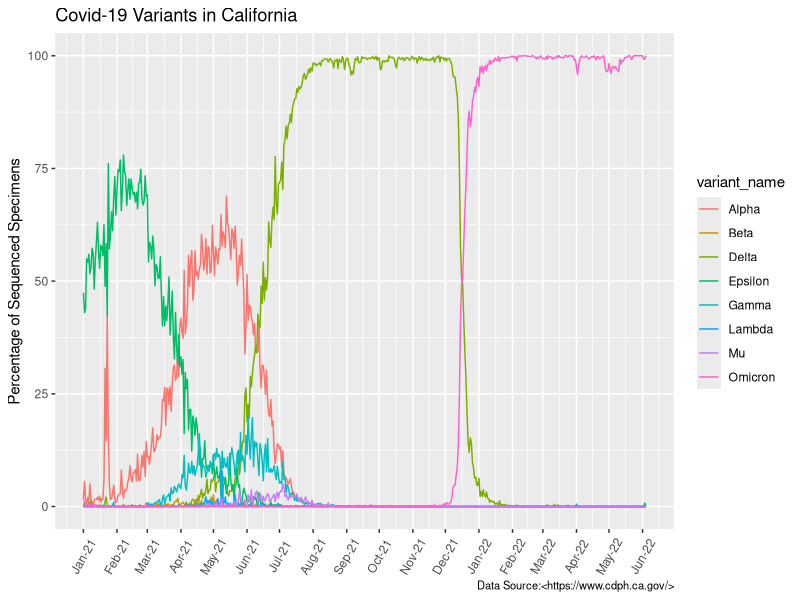

This chart was generated by the following R code:
## ---- chunk 1
knitr::opts_chunk$set(echo = TRUE)
## ---- chunk 2
covid_data <- read.csv("covid-19-variant-data.csv")
head(covid_data)
## ---- chunk 3
library(ggplot2)
library(dplyr)
library(lubridate)
library(scales)
library(gridExtra)
library(ggthemes)
## ---- chunk 4
covid_data4 <- filter(covid_data, variant_name!="Total" & variant_name!='Other')
## ---- chunk 5
covid_data4$date <- as.Date(covid_data4$date)
## ---- chunk 6
ggplot(covid_data4, aes(x = date, y=percentage, group=variant_name)) +
  geom_line(aes(color=variant_name)) +
  theme(axis.text.x = element_text(angle = 60, vjust = 0.5)) +
  scale_x_date(labels=date_format("%h-%y"), breaks=date_breaks("1 month")) +
  xlab("Data Source:<https://www.cdph.ca.gov/>") +
  ylab("Percentage of Sequenced Specimens") +
  ggtitle("Covid-19 Variants in California") +
  theme(axis.title.x=element_text(size=8, hjust = 1))
